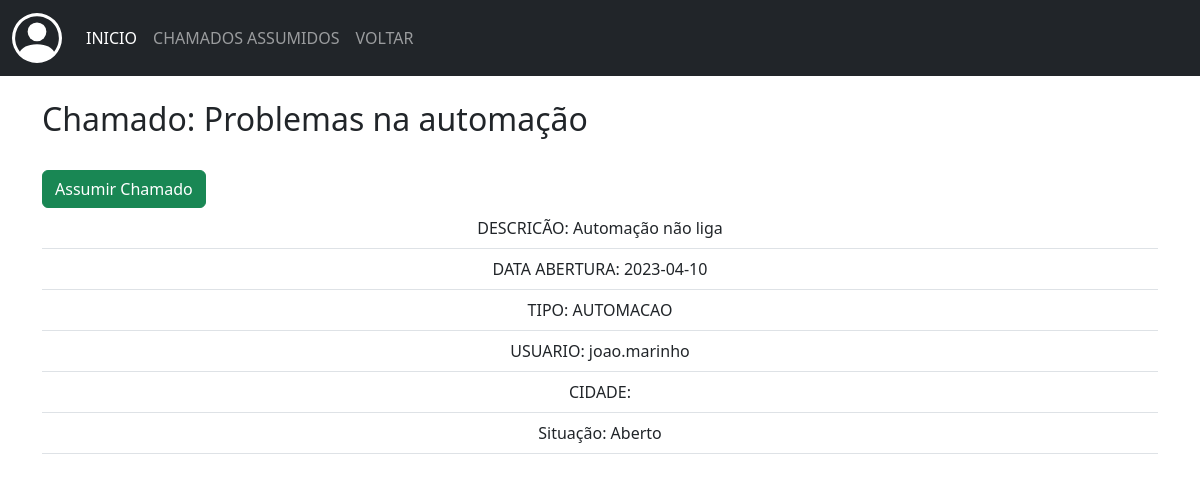
/1/visualizar_chamados_usuario, run on the app's committed database.
### app/models/tab_chamados.py (models this page shows)
class Chamados(db.Model):
    __tablename__ = 'tab_chamados'
    id = db.Column(db.Integer, primary_key=True)
    data_add = db.Column(db.String(50), nullable=False)
    data_fim = db.Column(db.String(50), nullable=False)
    titulo = db.Column(db.String(100), nullable=False)
    descricao = db.Column(db.String(255), nullable=False)
    tipo_ch = db.Column(db.String(100), nullable=False)
    situacao = db.Column(db.String(50), nullable=False)
    ass_por = db.Column(db.String(100))
    telefone = db.Column(db.String(50))
    setor = db.Column(db.String(100))
    tab_usuarios_id = db.Column(db.Integer, db.ForeignKey('tab_usuarios.id'))

### app/routes/routes.py (the view)
@login_required
@app.route("/<int:id>/visualizar_chamados_usuario", methods=['GET', 'POST'])
def visualizar_chamados_usuario(id):
    query = Chamados.query.filter_by(id=id).all()
    return render_template("routes/visualizar_chamados_usuario.html", chamado=query)

### app/templates/routes/visualizar_chamados_usuario.html (shortened to what this page needs)
{% extends 'base.html' %}
{% block conteudo %}
<nav class="navbar navbar-expand-lg navbar-dark bg-dark">
    <div class="container-fluid">
      <a class="navbar-brand" href="#"></a>
      <div class="collapse navbar-collapse" id="navbarSupportedContent">
        <ul class="navbar-nav me-auto mb-2 mb-lg-0">
          <li class="nav-item">
            <a class="nav-link active" aria-current="page" href="#">INICIO</a>
          </li>
          <li class="nav-item">
            <a class="nav-link" href="{{url_for('meus_chamados')}}">CHAMADOS ASSUMIDOS</a>
          </li>
            <li class="nav-item">
              <a class="nav-link" href="{{url_for('chamados_usuario')}}">VOLTAR</a>
            </li>
        </ul>
      </div>
    </div>
</nav>
<div>
    <div class="container">
      <br>
        <table class="table table-hover">
        {% for view in chamado %}
          <h2> Chamado: {{view.titulo}}</h2><br>
              <tr><td>DESCRICÃO: {{view.descricao}}</td></tr>
              <tr><td>DATA ABERTURA: {{view.data_add}}</td></tr>
              <tr><td>TIPO: {{view.tipo_ch}}</td></tr>
              <tr><td>USUARIO: {{view.tab_usuarios_id}}</td></tr>
              <tr><td>CIDADE: </td></tr>
              <tr><td>Situação: {{view.situacao}}</td></tr>
              <button class="btn btn-success"><a style="color: white;" href="#">Assumir Chamado</a></button><br>
        {% endfor %}
      </table>
</div>
{% endblock conteudo %}

### app/static/styles.css (style rules this page uses)
body { margin: 0px; }
a { text-decoration: none; }
th, tr { text-align: center; }

### data on the page
Chamados: titulo "Problemas na automação", descricao "Automação não liga", data_add "2023-04-10", tipo_ch "AUTOMACAO", tab_usuarios_id "joao.marinho", situacao "Aberto"
